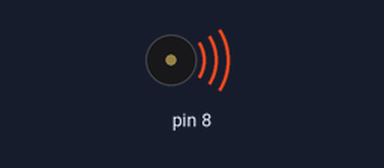
Simulated run of this sketch. Board: Arduino Uno, built with avr-gcc and run on an emulated ATmega328P. Parts: buzzer (waves = sounding).

Above: at 0.2 s.
At 8.9 s:
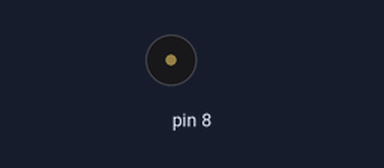
Timing chart, 0 to 13.9 s (numbered marks = the images above):
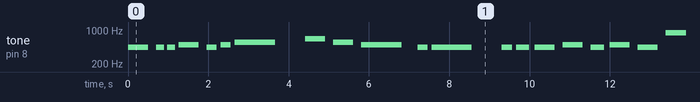

The sketch:

Buzzer_1-Michi_shiru_be.ino
```cpp
#define c4 554
#define e4 659
#define a3 440
#define b3 494
#define g4 831
#define a4 880
#define no 0


int melody[]={a3,a3,a3,b3,a3,b3,c4,no,e4,c4,b3,a3,a3,no,
              a3,a3,a3,b3,a3,b3,a3,a4,g4,
              e4,c4,b3,b3,c4,b3,a3,b3,a3,no
              };
int duration[]={2,5,5,2,4,4,1,4,2,2,1,4,1,4,
                4,3,2,2,3,2,2,2,1,
                4,3,2,5,4,2,5,4,1,
               };

void setup(){

}

void loop(){

  for(int i=0;i<34;i++){
  int noneduration=1000/duration[i];
  tone(8,melody[i],noneduration);
  int pause = noneduration*1.4;
  delay(pause);
  noTone(8);
}
  delay(1000);
}
```

Measured:
- by itself, tone on pin 8: plays 440 Hz for 0.50 s, 440 Hz for 0.20 s, 440 Hz for 0.20 s, 494 Hz for 0.50 s, 440 Hz for 0.25 s, 494 Hz for 0.25 s … (184 notes in this stretch)
